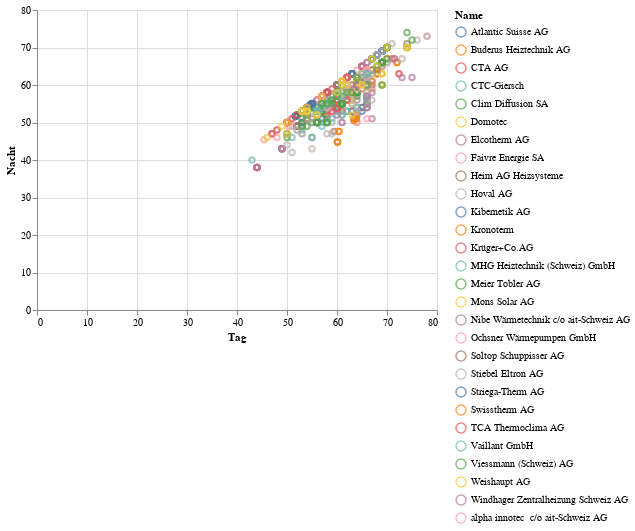

Notebook code for this chart:
### Markdown cell above
## Altair Visualization

### Code cell
alt.Chart(df).mark_point().encode(
  x='Tag',
  y='Nacht',
  color='Name',
  tooltip=['Name:N', 'Modell:N']
).interactive()

### Figure 1 — Vega-Lite specification as saved in the notebook (floating-point values rounded to 4 significant figures; data arrays with more than 128 entries replaced by an {"elided": "..."} marker saying what was removed)
{"config": {"view": {"continuousWidth": 400, "continuousHeight": 300}}, "data": {"name": "data-f431d3e02b2bf77be73836a995193b4b"}, "mark": "point", "encoding": {"color": {"type": "nominal", "field": "Name"}, "tooltip": [{"type": "nominal", "field": "Name"}, {"type": "nominal", "field": "Modell"}], "x": {"type": "quantitative", "field": "Tag"}, "y": {"type": "quantitative", "field": "Nacht"}}, "selection": {"selector001": {"type": "interval", "bind": "scales", "encodings": ["x", "y"]}}, "$schema": "https://vega.github.io/schema/vega-lite/v4.8.1.json", "datasets": {"data-f431d3e02b2bf77be73836a995193b4b": {"elided": "683 records"}}}
